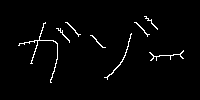

The Python source for this figure:
import cv2
import numpy as np
import matplotlib.pyplot as plt

# Read image
img = cv2.imread("gazo.png").astype(np.float32)
H, W, C = img.shape

out = np.zeros((H, W), dtype=np.int)
out[img[..., 0]>0] = 1

count = 1
while count > 0:
    count = 0
    tmp = out.copy()
    for y in range(H):
        for x in range(W):
            if out[y, x] < 1:
                continue
            
            judge = 0
            
            ## condition 1
            if (tmp[y,min(x+1,W-1)] + tmp[max(y-1,0), x] + tmp[y,max(x-1,0)] + tmp[min(y+1,H-1),x]) < 4:
                judge += 1
                
            ## condition 2
            c = 0
            c += (out[y,min(x+1,W-1)] - out[y,min(x+1,W-1)]*out[max(y-1,0),min(x+1,W-1)]*out[max(y-1,0),x])
            c += (out[max(y-1,0),x] - out[max(y-1,0),x]*out[max(y-1,0),max(x-1,0)]*out[y,max(x-1,0)])
            c += (out[y,max(x-1,0)] - out[y,max(x-1,0)]*out[min(y+1,H-1),max(x-1,0)]*out[min(y+1,H-1),x])
            c += (out[min(y+1,H-1),x] - out[min(y+1,H-1),x]*out[min(y+1,H-1),min(x+1,W-1)]*out[y,min(x+1,W-1)])
            if c == 1:
                judge += 1
                
            ##x condition 3
            if np.sum(out[max(y-1,0):min(y+2,H), max(x-1,0):min(x+2,W)]) >= 4:
                judge += 1
            
            if judge == 3:
                out[y,x] = 0
                count += 1

out = out.astype(np.uint8) * 255

# Save result
cv2.imwrite("out.png", out)
cv2.imshow("result", out)
cv2.waitKey(0)
cv2.destroyAllWindows()
